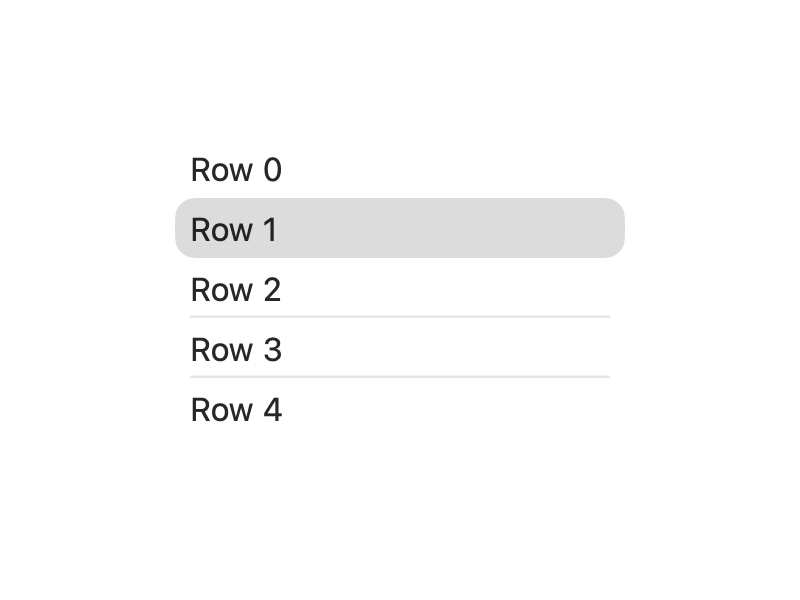
#> input picture factory/tools/switch-artwork/list-profile/captures/disabled-sel.png, 800 x 600 px
$ python -i pair.py   (imports and definitions only)
#> lines starting #> are read from the running program, lines starting #| are printed output that depends on the picture; after the words box and inside, x2 and y2 are one past the last pixel; in counts of white or black regions, pixels touching at a corner belong together
#!/usr/bin/env python3
"""Paired Mac/Windows capture + exact-RGB compare.  python3 pair.py <case-dir> --runs N --stage <name> [--renderer <dll>] [--sandbox]
<case-dir>/package (Windows SwiftPM host, product FactoryProbe) and <case-dir>/mac-source (Mac host sources).
--stage names the ONE product tree every case builds against (factory/tools/stage-product.py: runtime + bridge + SwiftRightHost from a single
commit); the package's @@PRODUCT_STAGE@@ token is replaced with it at zip time. --renderer is the DLL the host loads (default: the 0.7 baseline),
passed to the host per run through SWIFTRIGHT_RENDER_DLL, so the pinned renderer under inputs\renderer is never overwritten or required.
Output: <case-dir>/runs/<ts>/{windows,mac}/*.png, report.json, build.json (stage + renderer identity), diff-NN.png, *.log"""
import argparse, json, math, re, shutil, subprocess, sys, time, zipfile, io
from pathlib import Path
from PIL import Image, ImageChops
sys.path.insert(0, str(Path(__file__).resolve().parent)); import cache_paths   # the one place Mac build/run paths are chosen

TOOLS = Path(__file__).resolve().parent / "pair"
WIN_ROOT = r"D:\Claude\swiftright\.factory-work"
SSH = ["ssh", "-o", "BatchMode=yes", "win"]
EXE_REL = r"scratch\x86_64-unknown-windows-msvc\release\FactoryProbe.exe"
STAGE_ROOT = rf"{WIN_ROOT}\product-stage"
DEFAULT_RENDERER = rf"{WIN_ROOT}\inputs\renderer-0.7-baseline-22ad719b\swiftright_render.dll"
ALLOWED_SCALES = (1.0, 1.25, 1.5, 2.0, 2.5)   # <case>/pair.json "captureScale" (issues #61/#63); absent = 2.5
CAPTURE_SCALE = 2.5   # the DEFAULT density (a case's pair.json captureScale overrides it per case through apply_gate_config, which sets this global; the capture is 320x240 pt, i.e. 320*S x 240*S px; pixel rects in pair.json are in that capture); the density both sides capture at (the Windows Graph's scale; every Mac host gets --scale 2.5) and the scale every Mac host pins its window and displayScale to (decision C12)


# [6 lines left out: function case_scale, not called in this run]


def stamp_scale(text, scale):
    """Windows package sources: the token @@CAPTURE_SCALE@@ (a case host that needs a non-default scale writes `let factoryRenderScale: Float = @@CAPTURE_SCALE@@`) becomes the case's scale literal. Text without the token is returned unchanged (default cases stay byte-identical)."""
    return text.replace("@@CAPTURE_SCALE@@", repr(float(scale))) if "@@CAPTURE_SCALE@@" in text else text


# [7 lines left out: function sh, not called in this run]


def win(ps, **kw):
    return sh(SSH + [ps], **kw)


# [249 lines left out: functions windows, write_build_info, mac, mac_provenance, scale_guard, load_exclusions and 3 more, not called in this run]


def npx(d):
    w, h = d.size
    return w * h - ImageChops.lighter(ImageChops.lighter(*d.split()[:2]), d.split()[2]).histogram()[0]


def edge_band(im):
    """L mask (255 = in band): pixels within 1 px of an edge in the Mac image (3x3 neighbourhood not uniform in any channel, dilated by 1; sr1-decisions #5)."""
    from PIL import ImageFilter
    e = None
    for c in im.split():
        m = ImageChops.difference(c.filter(ImageFilter.MaxFilter(3)), c.filter(ImageFilter.MinFilter(3)))
        e = m if e is None else ImageChops.lighter(e, m)
    return e.point(lambda v: 255 if v else 0).filter(ImageFilter.MaxFilter(3))


EDGE_AA = 32   # <case>/pair.json "edgeAATolerance": {"levels": N, "reason": "..."}: the most a pixel inside the 1 px edge band may differ (decision 5: 32). A larger value is measured and carries its reason; it never loosens the out-of-band exact gate.
HAZE = 0   # <case>/pair.json "hazeTolerance": out-of-band differences up to this many levels (a faint soft shadow, 8-bit rounding) do not fail the edge gate; reported as hazeMax
EDGE_OVER = 32   # the level above which a band pixel counts as "over" for the statistical limits (F-path gate, sr1-decisions 20 Oct)
LAST_REPORT = None
EDGE_STATS = None   # <case>/pair.json "edgeAATolerance": {"maxOverPixels": n, "maxOverFraction": f, "maxMeanAbs": m} on top of `levels`; None = the gate is unchanged
DASH_GEOM = None   # <case>/pair.json "dashGeometry": {"center": [x, y], "radius": px, "maxAngleDeg": deg}; None = no dash check
EXPECT_FAIL = False   # <case>/pair.json "expectFail": a negative control; the run passes only when the pixel gate fails
STAT_KEYS = ("maxOverPixels", "maxOverFraction", "maxMeanAbs")


# [247 lines left out: functions edge_gate, dash_edges, dash_check, load_phases, apply_gate_config, compare and 5 more, not called in this run]


# [2 lines not run here, left out]

>>> from PIL import Image
>>> picture = Image.open('switch-artwork/list-profile/captures/disabled-sel.png')
#> picture is the input picture: PIL image 800x600 RGBA; mean R, G, B, A 251.4, 251.4, 251.4, 255
>>> result = edge_band(picture)
#> the loop in edge_band, `for c in im.split():` made 4 passes
#> pass 1, in edge_band, `m = ImageChops.difference(c.filter(ImageFilter.MaxFilter(3)), c.filter..`:
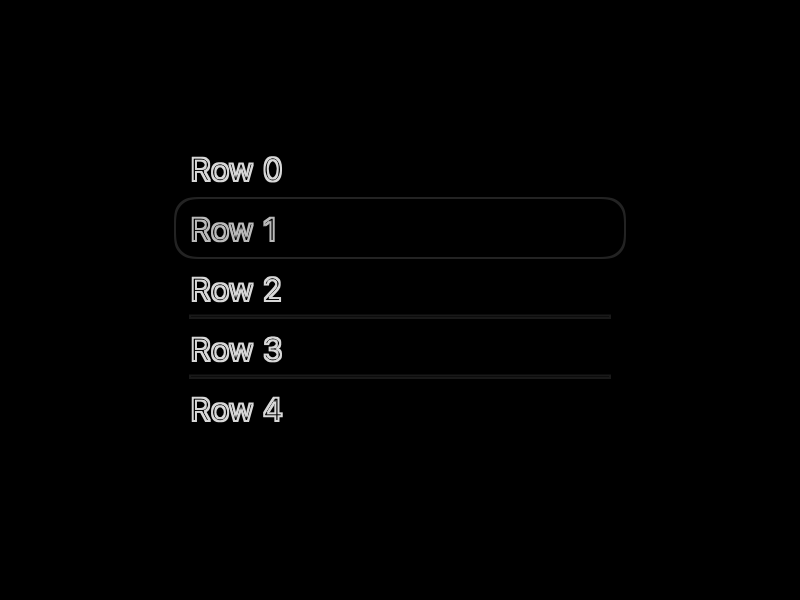
#> m: PIL image 800x600 L; min 0, max 216, mean 2.6
#> in edge_band, `return e.point(lambda v: 255 if v else 0).filter(ImageFilter.MaxFilter..`:
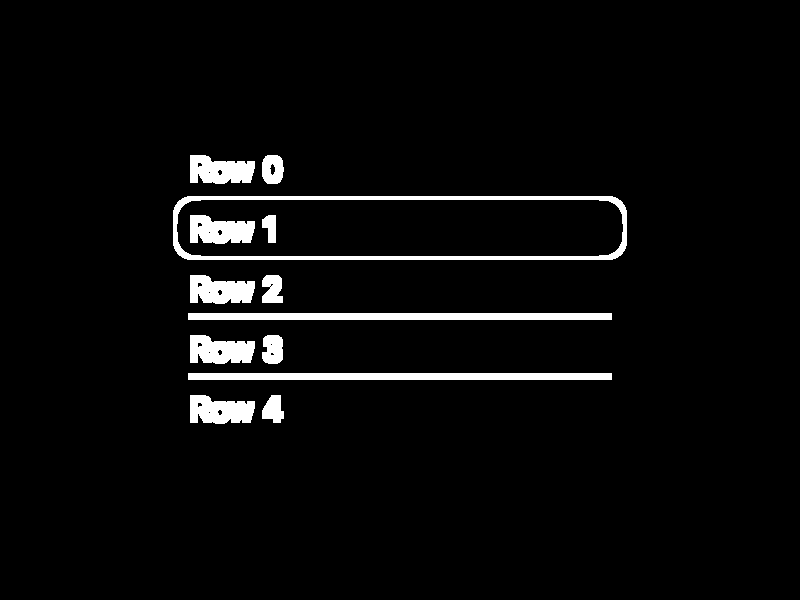
#> returned value: PIL image 800x600 L; 4.1% white; 13 white regions, largest, box (x1, y1, x2, y2) and area: (173, 196, 627, 260) 4252, (188, 313, 612, 320) 2968, (188, 373, 612, 380) 2968
